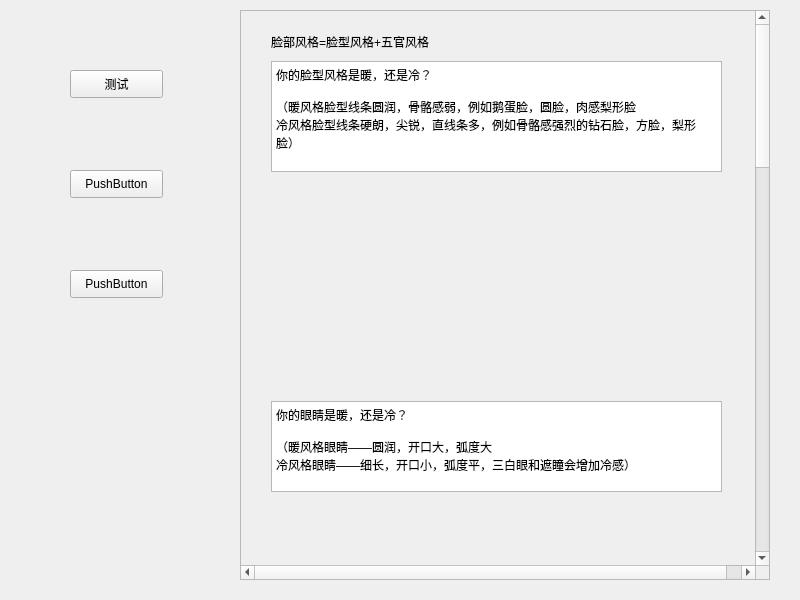
<?xml version="1.0" encoding="UTF-8"?>
<ui version="4.0">
 <class>maindress</class>
 <widget class="QWidget" name="maindress">
  <property name="geometry">
   <rect>
    <x>0</x>
    <y>0</y>
    <width>800</width>
    <height>600</height>
   </rect>
  </property>
  <property name="windowTitle">
   <string>Form</string>
  </property>
  <widget class="QPushButton" name="pushButton">
   <property name="geometry">
    <rect>
     <x>70</x>
     <y>70</y>
     <width>93</width>
     <height>28</height>
    </rect>
   </property>
   <property name="text">
    <string>测试</string>
   </property>
  </widget>
  <widget class="QPushButton" name="pushButton_2">
   <property name="geometry">
    <rect>
     <x>70</x>
     <y>170</y>
     <width>93</width>
     <height>28</height>
    </rect>
   </property>
   <property name="text">
    <string>PushButton</string>
   </property>
  </widget>
  <widget class="QPushButton" name="pushButton_3">
   <property name="geometry">
    <rect>
     <x>70</x>
     <y>270</y>
     <width>93</width>
     <height>28</height>
    </rect>
   </property>
   <property name="text">
    <string>PushButton</string>
   </property>
  </widget>
  <widget class="QScrollArea" name="scrollArea">
   <property name="geometry">
    <rect>
     <x>240</x>
     <y>10</y>
     <width>530</width>
     <height>570</height>
    </rect>
   </property>
   <property name="minimumSize">
    <size>
     <width>20</width>
     <height>20</height>
    </size>
   </property>
   <property name="verticalScrollBarPolicy">
    <enum>Qt::ScrollBarAlwaysOn</enum>
   </property>
   <property name="horizontalScrollBarPolicy">
    <enum>Qt::ScrollBarAlwaysOn</enum>
   </property>
   <property name="widgetResizable">
    <bool>false</bool>
   </property>
   <widget class="QWidget" name="scrollAreaWidgetContents">
    <property name="geometry">
     <rect>
      <x>0</x>
      <y>-1503</y>
      <width>530</width>
      <height>2050</height>
     </rect>
    </property>
    <property name="minimumSize">
     <size>
      <width>500</width>
      <height>1000</height>
     </size>
    </property>
    <widget class="QLabel" name="label">
     <property name="geometry">
      <rect>
       <x>30</x>
       <y>10</y>
       <width>201</width>
       <height>41</height>
      </rect>
     </property>
     <property name="text">
      <string>脸部风格=脸型风格+五官风格</string>
     </property>
    </widget>
    <widget class="QTextBrowser" name="textBrowser">
     <property name="geometry">
      <rect>
       <x>30</x>
       <y>50</y>
       <width>451</width>
       <height>111</height>
      </rect>
     </property>
     <property name="html">
      <string>&lt;!DOCTYPE HTML PUBLIC &quot;-//W3C//DTD HTML 4.0//EN&quot; &quot;http://www.w3.org/TR/REC-html40/strict.dtd&quot;&gt;
&lt;html&gt;&lt;head&gt;&lt;meta name=&quot;qrichtext&quot; content=&quot;1&quot; /&gt;&lt;style type=&quot;text/css&quot;&gt;
p, li { white-space: pre-wrap; }
&lt;/style&gt;&lt;/head&gt;&lt;body style=&quot; font-family:'SimSun'; font-size:9pt; font-weight:400; font-style:normal;&quot;&gt;
&lt;p style=&quot; margin-top:0px; margin-bottom:0px; margin-left:0px; margin-right:0px; -qt-block-indent:0; text-indent:0px;&quot;&gt;你的脸型风格是暖，还是冷？&lt;/p&gt;
&lt;p style=&quot;-qt-paragraph-type:empty; margin-top:0px; margin-bottom:0px; margin-left:0px; margin-right:0px; -qt-block-indent:0; text-indent:0px;&quot;&gt;&lt;br /&gt;&lt;/p&gt;
&lt;p style=&quot; margin-top:0px; margin-bottom:0px; margin-left:0px; margin-right:0px; -qt-block-indent:0; text-indent:0px;&quot;&gt;（暖风格脸型线条圆润，骨骼感弱，例如鹅蛋脸，圆脸，肉感梨形脸&lt;/p&gt;
&lt;p style=&quot; margin-top:0px; margin-bottom:0px; margin-left:0px; margin-right:0px; -qt-block-indent:0; text-indent:0px;&quot;&gt;冷风格脸型线条硬朗，尖锐，直线条多，例如骨骼感强烈的钻石脸，方脸，梨形脸）&lt;/p&gt;&lt;/body&gt;&lt;/html&gt;</string>
     </property>
    </widget>
    <widget class="QTextBrowser" name="textBrowser_2">
     <property name="geometry">
      <rect>
       <x>30</x>
       <y>390</y>
       <width>451</width>
       <height>91</height>
      </rect>
     </property>
     <property name="html">
      <string>&lt;!DOCTYPE HTML PUBLIC &quot;-//W3C//DTD HTML 4.0//EN&quot; &quot;http://www.w3.org/TR/REC-html40/strict.dtd&quot;&gt;
&lt;html&gt;&lt;head&gt;&lt;meta name=&quot;qrichtext&quot; content=&quot;1&quot; /&gt;&lt;style type=&quot;text/css&quot;&gt;
p, li { white-space: pre-wrap; }
&lt;/style&gt;&lt;/head&gt;&lt;body style=&quot; font-family:'SimSun'; font-size:9pt; font-weight:400; font-style:normal;&quot;&gt;
&lt;p style=&quot; margin-top:0px; margin-bottom:0px; margin-left:0px; margin-right:0px; -qt-block-indent:0; text-indent:0px;&quot;&gt;你的眼睛是暖，还是冷？&lt;/p&gt;
&lt;p style=&quot;-qt-paragraph-type:empty; margin-top:0px; margin-bottom:0px; margin-left:0px; margin-right:0px; -qt-block-indent:0; text-indent:0px;&quot;&gt;&lt;br /&gt;&lt;/p&gt;
&lt;p style=&quot; margin-top:0px; margin-bottom:0px; margin-left:0px; margin-right:0px; -qt-block-indent:0; text-indent:0px;&quot;&gt;（暖风格眼睛——圆润，开口大，弧度大&lt;/p&gt;
&lt;p style=&quot; margin-top:0px; margin-bottom:0px; margin-left:0px; margin-right:0px; -qt-block-indent:0; text-indent:0px;&quot;&gt;冷风格眼睛——细长，开口小，弧度平，三白眼和遮瞳会增加冷感）&lt;/p&gt;&lt;/body&gt;&lt;/html&gt;</string>
     </property>
    </widget>
    <widget class="QTextBrowser" name="textBrowser_3">
     <property name="geometry">
      <rect>
       <x>30</x>
       <y>700</y>
       <width>451</width>
       <height>91</height>
      </rect>
     </property>
     <property name="html">
      <string>&lt;!DOCTYPE HTML PUBLIC &quot;-//W3C//DTD HTML 4.0//EN&quot; &quot;http://www.w3.org/TR/REC-html40/strict.dtd&quot;&gt;
&lt;html&gt;&lt;head&gt;&lt;meta name=&quot;qrichtext&quot; content=&quot;1&quot; /&gt;&lt;style type=&quot;text/css&quot;&gt;
p, li { white-space: pre-wrap; }
&lt;/style&gt;&lt;/head&gt;&lt;body style=&quot; font-family:'SimSun'; font-size:9pt; font-weight:400; font-style:normal;&quot;&gt;
&lt;p style=&quot; margin-top:0px; margin-bottom:0px; margin-left:0px; margin-right:0px; -qt-block-indent:0; text-indent:0px;&quot;&gt;你的鼻子是暖，还是冷？&lt;/p&gt;
&lt;p style=&quot;-qt-paragraph-type:empty; margin-top:0px; margin-bottom:0px; margin-left:0px; margin-right:0px; -qt-block-indent:0; text-indent:0px;&quot;&gt;&lt;br /&gt;&lt;/p&gt;
&lt;p style=&quot; margin-top:0px; margin-bottom:0px; margin-left:0px; margin-right:0px; -qt-block-indent:0; text-indent:0px;&quot;&gt;（暖风格鼻子：塌鼻梁，宽鼻翼，大鼻头，鼻小柱平&lt;/p&gt;
&lt;p style=&quot; margin-top:0px; margin-bottom:0px; margin-left:0px; margin-right:0px; -qt-block-indent:0; text-indent:0px;&quot;&gt;冷风格鼻子：鼻骨直线条明显，鼻翼线条比较平，鼻头小，鼻小柱位置有明显的海鸥线）&lt;/p&gt;&lt;/body&gt;&lt;/html&gt;</string>
     </property>
    </widget>
    <widget class="QTextBrowser" name="textBrowser_4">
     <property name="geometry">
      <rect>
       <x>35</x>
       <y>1010</y>
       <width>441</width>
       <height>81</height>
      </rect>
     </property>
     <property name="html">
      <string>&lt;!DOCTYPE HTML PUBLIC &quot;-//W3C//DTD HTML 4.0//EN&quot; &quot;http://www.w3.org/TR/REC-html40/strict.dtd&quot;&gt;
&lt;html&gt;&lt;head&gt;&lt;meta name=&quot;qrichtext&quot; content=&quot;1&quot; /&gt;&lt;style type=&quot;text/css&quot;&gt;
p, li { white-space: pre-wrap; }
&lt;/style&gt;&lt;/head&gt;&lt;body style=&quot; font-family:'SimSun'; font-size:9pt; font-weight:400; font-style:normal;&quot;&gt;
&lt;p style=&quot; margin-top:0px; margin-bottom:0px; margin-left:0px; margin-right:0px; -qt-block-indent:0; text-indent:0px;&quot;&gt;你的嘴巴是暖，还是冷？&lt;/p&gt;
&lt;p style=&quot;-qt-paragraph-type:empty; margin-top:0px; margin-bottom:0px; margin-left:0px; margin-right:0px; -qt-block-indent:0; text-indent:0px;&quot;&gt;&lt;br /&gt;&lt;/p&gt;
&lt;p style=&quot; margin-top:0px; margin-bottom:0px; margin-left:0px; margin-right:0px; -qt-block-indent:0; text-indent:0px;&quot;&gt;（暖风格嘴巴：厚唇，圆嘴角&lt;/p&gt;
&lt;p style=&quot; margin-top:0px; margin-bottom:0px; margin-left:0px; margin-right:0px; -qt-block-indent:0; text-indent:0px;&quot;&gt;冷风格嘴巴：薄唇，尖嘴角）&lt;/p&gt;&lt;/body&gt;&lt;/html&gt;</string>
     </property>
    </widget>
    <widget class="QLabel" name="label_2">
     <property name="geometry">
      <rect>
       <x>30</x>
       <y>170</y>
       <width>231</width>
       <height>181</height>
      </rect>
     </property>
     <property name="text">
      <string/>
     </property>
    </widget>
    <widget class="QLabel" name="label_3">
     <property name="geometry">
      <rect>
       <x>290</x>
       <y>170</y>
       <width>191</width>
       <height>211</height>
      </rect>
     </property>
     <property name="text">
      <string/>
     </property>
    </widget>
    <widget class="QLabel" name="label_4">
     <property name="geometry">
      <rect>
       <x>30</x>
       <y>490</y>
       <width>191</width>
       <height>201</height>
      </rect>
     </property>
     <property name="text">
      <string/>
     </property>
    </widget>
    <widget class="QLabel" name="label_5">
     <property name="geometry">
      <rect>
       <x>250</x>
       <y>490</y>
       <width>221</width>
       <height>201</height>
      </rect>
     </property>
     <property name="text">
      <string/>
     </property>
    </widget>
    <widget class="QLabel" name="label_6">
     <property name="geometry">
      <rect>
       <x>30</x>
       <y>810</y>
       <width>211</width>
       <height>191</height>
      </rect>
     </property>
     <property name="text">
      <string/>
     </property>
    </widget>
    <widget class="QLabel" name="label_7">
     <property name="geometry">
      <rect>
       <x>260</x>
       <y>800</y>
       <width>201</width>
       <height>201</height>
      </rect>
     </property>
     <property name="text">
      <string/>
     </property>
    </widget>
    <widget class="QLabel" name="label_8">
     <property name="geometry">
      <rect>
       <x>40</x>
       <y>1100</y>
       <width>201</width>
       <height>221</height>
      </rect>
     </property>
     <property name="text">
      <string/>
     </property>
    </widget>
    <widget class="QLabel" name="label_9">
     <property name="geometry">
      <rect>
       <x>250</x>
       <y>1100</y>
       <width>211</width>
       <height>231</height>
      </rect>
     </property>
     <property name="text">
      <string/>
     </property>
    </widget>
    <widget class="QTextBrowser" name="textBrowser_5">
     <property name="geometry">
      <rect>
       <x>30</x>
       <y>1340</y>
       <width>451</width>
       <height>111</height>
      </rect>
     </property>
     <property name="html">
      <string>&lt;!DOCTYPE HTML PUBLIC &quot;-//W3C//DTD HTML 4.0//EN&quot; &quot;http://www.w3.org/TR/REC-html40/strict.dtd&quot;&gt;
&lt;html&gt;&lt;head&gt;&lt;meta name=&quot;qrichtext&quot; content=&quot;1&quot; /&gt;&lt;style type=&quot;text/css&quot;&gt;
p, li { white-space: pre-wrap; }
&lt;/style&gt;&lt;/head&gt;&lt;body style=&quot; font-family:'SimSun'; font-size:9pt; font-weight:400; font-style:normal;&quot;&gt;
&lt;p style=&quot; margin-top:0px; margin-bottom:0px; margin-left:0px; margin-right:0px; -qt-block-indent:0; text-indent:0px;&quot;&gt;五官的冷暖由眼睛，鼻子，嘴巴构成&lt;/p&gt;
&lt;p style=&quot; margin-top:0px; margin-bottom:0px; margin-left:0px; margin-right:0px; -qt-block-indent:0; text-indent:0px;&quot;&gt;冷眼睛可以记2分，冷鼻子1分，冷嘴巴1分&lt;/p&gt;
&lt;p style=&quot; margin-top:0px; margin-bottom:0px; margin-left:0px; margin-right:0px; -qt-block-indent:0; text-indent:0px;&quot;&gt;三者相加，0-1分：暖风格&lt;/p&gt;
&lt;p style=&quot; margin-top:0px; margin-bottom:0px; margin-left:0px; margin-right:0px; -qt-block-indent:0; text-indent:0px;&quot;&gt;         2分：冷暖之间&lt;/p&gt;
&lt;p style=&quot; margin-top:0px; margin-bottom:0px; margin-left:0px; margin-right:0px; -qt-block-indent:0; text-indent:0px;&quot;&gt;         3-4分：冷风格&lt;/p&gt;
&lt;p style=&quot; margin-top:0px; margin-bottom:0px; margin-left:0px; margin-right:0px; -qt-block-indent:0; text-indent:0px;&quot;&gt;（五官介于冷暖之间，可通过修饰眉形调节五官风格）&lt;/p&gt;&lt;/body&gt;&lt;/html&gt;</string>
     </property>
    </widget>
    <widget class="QLabel" name="label_10">
     <property name="geometry">
      <rect>
       <x>40</x>
       <y>1460</y>
       <width>441</width>
       <height>461</height>
      </rect>
     </property>
     <property name="text">
      <string/>
     </property>
    </widget>
    <widget class="QRadioButton" name="radioButton">
     <property name="geometry">
      <rect>
       <x>40</x>
       <y>1990</y>
       <width>115</width>
       <height>19</height>
      </rect>
     </property>
     <property name="text">
      <string>暖</string>
     </property>
    </widget>
    <widget class="QRadioButton" name="radioButton_2">
     <property name="geometry">
      <rect>
       <x>180</x>
       <y>1990</y>
       <width>115</width>
       <height>19</height>
      </rect>
     </property>
     <property name="text">
      <string>冷暖之间</string>
     </property>
    </widget>
    <widget class="QRadioButton" name="radioButton_3">
     <property name="geometry">
      <rect>
       <x>350</x>
       <y>1990</y>
       <width>115</width>
       <height>19</height>
      </rect>
     </property>
     <property name="text">
      <string>冷</string>
     </property>
    </widget>
    <widget class="QTextBrowser" name="textBrowser_6">
     <property name="geometry">
      <rect>
       <x>40</x>
       <y>1940</y>
       <width>381</width>
       <height>31</height>
      </rect>
     </property>
     <property name="html">
      <string>&lt;!DOCTYPE HTML PUBLIC &quot;-//W3C//DTD HTML 4.0//EN&quot; &quot;http://www.w3.org/TR/REC-html40/strict.dtd&quot;&gt;
&lt;html&gt;&lt;head&gt;&lt;meta name=&quot;qrichtext&quot; content=&quot;1&quot; /&gt;&lt;style type=&quot;text/css&quot;&gt;
p, li { white-space: pre-wrap; }
&lt;/style&gt;&lt;/head&gt;&lt;body style=&quot; font-family:'SimSun'; font-size:9pt; font-weight:400; font-style:normal;&quot;&gt;
&lt;p style=&quot; margin-top:0px; margin-bottom:0px; margin-left:0px; margin-right:0px; -qt-block-indent:0; text-indent:0px;&quot;&gt;综合脸型冷暖与五官冷暖，判断你的脸部风格属于？&lt;/p&gt;&lt;/body&gt;&lt;/html&gt;</string>
     </property>
    </widget>
   </widget>
  </widget>
 </widget>
 <resources/>
 <connections>
  <connection>
   <sender>pushButton</sender>
   <signal>clicked()</signal>
   <receiver>scrollArea</receiver>
   <slot>show()</slot>
   <hints>
    <hint type="sourcelabel">
     <x>48</x>
     <y>40</y>
    </hint>
    <hint type="destinationlabel">
     <x>233</x>
     <y>98</y>
    </hint>
   </hints>
  </connection>
 </connections>
</ui>
